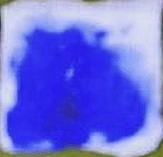
#> input picture 10ml10x10.jpg, 163 x 157 px
$ python HemomeasureTest.py
#> lines starting #> are read from the running program, lines starting #| are printed output that depends on the picture; long printed decimals are rounded

import tkinter as tk
from tkinter.filedialog import askopenfilename
import numpy as np
import cv2
import matplotlib.pyplot as plt

# [46 lines left out: functions conv_helper_color, convulution_color, alt_colors_spectrum, padding, not called in this run]

#Devuelve los bordes validos de la imagen

def painter(image):
    height, width, channels = image.shape
    output_image = image.copy()
    height, width, channels = output_image.shape
    gaze_px = 0
    px = 0
    #Verde y azul deben ser a lo mucho 160 en RGB
    for row in range(height):
        for col in range(width):
            r, g, b = output_image[row][col]
            if(g>9 and b>9 and r>240):
                output_image[row][col] = 0, 0, 0
                px += 1
            else:
                gaze_px += 1

    print("pixeles de la gaza")
    print(gaze_px)
    return output_image, gaze_px


def depurer(image, gaze_px):
    height, width, channels = image.shape
    output_image = image.copy()
    height, width, channels = output_image.shape
    blood_px = 0
    #Verde y azul deben ser a lo mucho 160 en RGB
    for row in range(height):
        for col in range(width):
            r, g, b = output_image[row][col]
            if(r>150 and g>170 and b>170):
                output_image[row][col] = 0, 0, 0
            elif(r == 0 and g == 0 and b == 0):
                continue
            else:
                blood_px += 1
    print("El porcentaje de sangre en la gaza es: ", blood_px/gaze_px)
    print("La gaza tiene: ", (blood_px/gaze_px)*12, "ml")
    return output_image

def reader(ruta):
    #Se lee la imagen
    imagen_gaza = cv2.imread(ruta, cv2.IMREAD_COLOR_RGB)
    #Le da color rojo a la sangre
    imagen_gaza = cv2.cvtColor(imagen_gaza, cv2.COLOR_BGR2RGB)

    #Se pinta lo que no es la gaza de negro
    depured, gaze_px = painter(imagen_gaza)

    #Se pinta lo que no es la sangre para establecer una relación
    depured = depurer(depured, gaze_px)
    #Se muestra la sangre detectada en la imagen como una ventana
    cv2.namedWindow("Ejemplo2", cv2.WINDOW_NORMAL)
    cv2.setWindowProperty("Ejemplo2", cv2.WND_PROP_FULLSCREEN, cv2.WINDOW_FULLSCREEN)
    cv2.imshow("Ejemplo2",depured)
    cv2.waitKey(0)
    return 0

# [4 lines left out: function map_red_value, not called in this run]

#In a 10x10 cm gaze, the maximum amount of blood acumulated is 30ml.
kernelBorders = np.array([
     [1, 1, 1],
     [-1, -4, -1],
     [1, 1, 1]
])

def llamar():
    # Ruta inicial del directorio, misma donde se encuentra el .py
    ruta = r"C:\Users\arace\Desktop\Araceli Escuela\TEC\SEMESTRE 4\SemanaTEC\Laboratorio\Hemomeasure\hemomeasure"
    # Permite abrir archivos .png o .jpg
    fn = askopenfilename(initialdir=ruta,filetypes =[("Archivo tipo Imagen", "*.png;*.jpg")])

    # En caso de no ingresar una imagen
    if not (fn):
        print("No se ha seleccionado una imagen.")
        return

    # OpenCV "lee" las imagenes en las rutas seleccionadas
    reader(fn)


print("¡Bienvenid@ a Hemomeasure!")
print("¿Deseas medir el procentaje de sangre?")
try:
    x = int(input("""Teclea el número de la opción que eligas:
    1.Si   2.No \n"""))
#> the answer given: 1

    if x==1:
        llamar()
#> the answer given: 10ml10x10.jpg
#> in reader, imagen_gaza is the input picture: shape (157, 163, 3); mean B, G, R 226.7, 111.8, 109.4
#> after the loop in painter, `for row in range(height):`: gaze_px = 25591; px = 0
#| 25591
#> in reader, `depured, gaze_px = painter(imagen_gaza)`: gaze_px = 25591
#> after the loop in depurer, `for row in range(height):`:
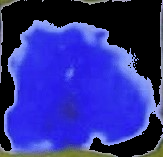
#> output_image: shape (157, 163, 3); mean R, G, B 45.7, 46.4, 148.3
#> after the loop in depurer, `for row in range(height):`: blood_px = 17121
#| El porcentaje de sangre en la gaza es:  0.669
#| La gaza tiene:  8.028 ml
    elif x==2:
        print("Nos vemos luego")
    else:
        print("Por favor seleccione 1 o 2.")
except ValueError:
    print("Por favor ingrese un número")

$ run again, on 5ml10x10.jpg
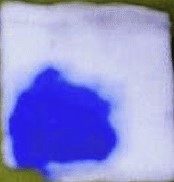
#> input picture 5ml10x10.jpg, 174 x 182 px
#> in reader, imagen_gaza is the input picture: shape (182, 174, 3); mean B, G, R 215.9, 144.2, 143
#> after the loop in painter, `for row in range(height):`: gaze_px = 31668; px = 0
#| 31668
#> in reader, `depured, gaze_px = painter(imagen_gaza)`: gaze_px = 31668
#> after the loop in depurer, `for row in range(height):`:
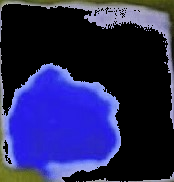
#> output_image: shape (182, 174, 3); mean R, G, B 37.9, 37.5, 90.3
#> after the loop in depurer, `for row in range(height):`: blood_px = 14618
#| El porcentaje de sangre en la gaza es:  0.4616
#| La gaza tiene:  5.539 ml
